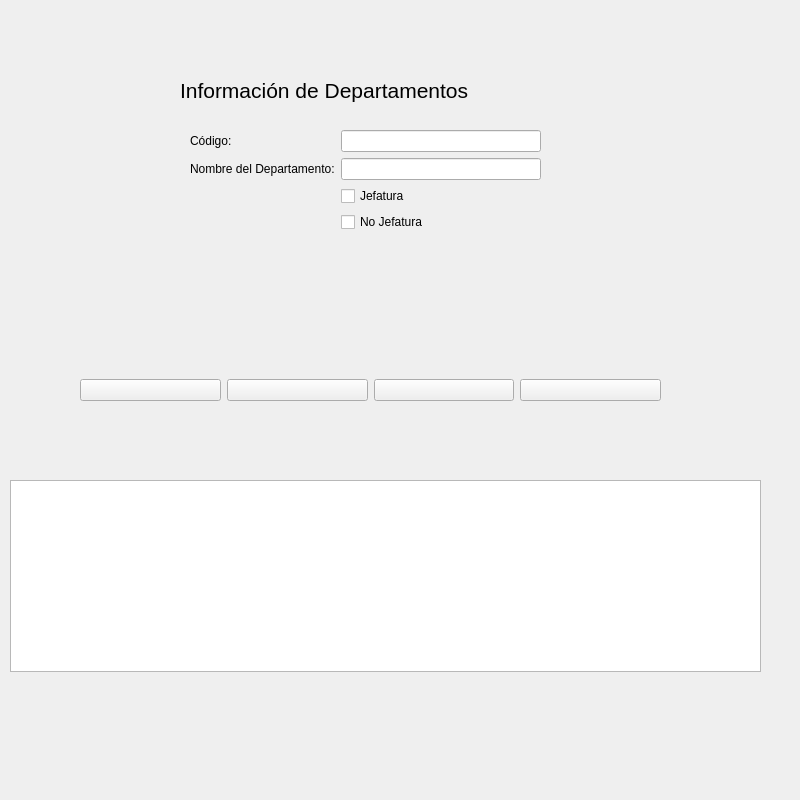
<?xml version="1.0" encoding="UTF-8"?>
<ui version="4.0">
 <class>Departamento</class>
 <widget class="QWidget" name="Departamento">
  <property name="geometry">
   <rect>
    <x>0</x>
    <y>0</y>
    <width>800</width>
    <height>800</height>
   </rect>
  </property>
  <property name="minimumSize">
   <size>
    <width>800</width>
    <height>800</height>
   </size>
  </property>
  <property name="windowTitle">
   <string>Departamento</string>
  </property>
  <property name="windowIcon">
   <iconset>
    <normaloff>recursos/trespatitos.jpg</normaloff>recursos/trespatitos.jpg</iconset>
  </property>
  <widget class="QLabel" name="lblTitulo">
   <property name="geometry">
    <rect>
     <x>180</x>
     <y>60</y>
     <width>391</width>
     <height>61</height>
    </rect>
   </property>
   <property name="font">
    <font>
     <pointsize>16</pointsize>
    </font>
   </property>
   <property name="text">
    <string>Información de Departamentos</string>
   </property>
  </widget>
  <widget class="QWidget" name="formLayoutWidget">
   <property name="geometry">
    <rect>
     <x>190</x>
     <y>130</y>
     <width>351</width>
     <height>201</height>
    </rect>
   </property>
   <layout class="QFormLayout" name="formLayout">
    <item row="0" column="0">
     <widget class="QLabel" name="lblCodigo">
      <property name="text">
       <string>Código:</string>
      </property>
     </widget>
    </item>
    <item row="0" column="1">
     <widget class="QLineEdit" name="txtCodigo"/>
    </item>
    <item row="1" column="0">
     <widget class="QLabel" name="lblNombreDepartamento">
      <property name="text">
       <string>Nombre del Departamento:</string>
      </property>
     </widget>
    </item>
    <item row="1" column="1">
     <widget class="QLineEdit" name="txtNombreDepartamento"/>
    </item>
    <item row="2" column="1">
     <widget class="QCheckBox" name="cbxJefatura">
      <property name="text">
       <string>Jefatura</string>
      </property>
     </widget>
    </item>
    <item row="3" column="1">
     <widget class="QCheckBox" name="cbxNoJefatura">
      <property name="text">
       <string>No Jefatura</string>
      </property>
     </widget>
    </item>
   </layout>
  </widget>
  <widget class="QLabel" name="lblImagen">
   <property name="geometry">
    <rect>
     <x>564</x>
     <y>65</y>
     <width>191</width>
     <height>141</height>
    </rect>
   </property>
   <property name="text">
    <string/>
   </property>
   <property name="pixmap">
    <pixmap>recursos/Departamento.png</pixmap>
   </property>
   <property name="scaledContents">
    <bool>true</bool>
   </property>
  </widget>
  <widget class="QTableWidget" name="tableWidget">
   <property name="geometry">
    <rect>
     <x>10</x>
     <y>480</y>
     <width>751</width>
     <height>192</height>
    </rect>
   </property>
  </widget>
  <widget class="QWidget" name="horizontalLayoutWidget">
   <property name="geometry">
    <rect>
     <x>80</x>
     <y>350</y>
     <width>581</width>
     <height>80</height>
    </rect>
   </property>
   <layout class="QHBoxLayout" name="horizontalLayout">
    <item>
     <widget class="QPushButton" name="btnGuardar">
      <property name="text">
       <string/>
      </property>
      <property name="icon">
       <iconset>
        <normaloff>recursos/save.jpeg</normaloff>recursos/save.jpeg</iconset>
      </property>
     </widget>
    </item>
    <item>
     <widget class="QPushButton" name="btnModificar">
      <property name="text">
       <string/>
      </property>
      <property name="icon">
       <iconset>
        <normaloff>recursos/editar.jpg</normaloff>recursos/editar.jpg</iconset>
      </property>
     </widget>
    </item>
    <item>
     <widget class="QPushButton" name="btnEliminar">
      <property name="text">
       <string/>
      </property>
      <property name="icon">
       <iconset>
        <normaloff>recursos/delete.webp</normaloff>recursos/delete.webp</iconset>
      </property>
     </widget>
    </item>
    <item>
     <widget class="QPushButton" name="btnCancelar">
      <property name="text">
       <string/>
      </property>
      <property name="icon">
       <iconset>
        <normaloff>recursos/salir.jpg</normaloff>recursos/salir.jpg</iconset>
      </property>
     </widget>
    </item>
   </layout>
  </widget>
 </widget>
 <resources/>
 <connections/>
</ui>
